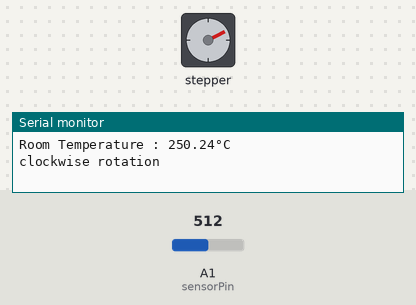
This sketch was run on a simulated Arduino Uno, built with avr-gcc and run on an emulated ATmega328P. Parts: stepper motor, the last lines printed to the serial monitor. Inputs (shaded band) come from the test bench; at power-on: A1 (sensorPin) = 512. Stepper angles assume 2048 steps per turn.

Above: at 4.8 s.
4.9 s: A1 (sensorPin) set to 20
At 5.19 s:
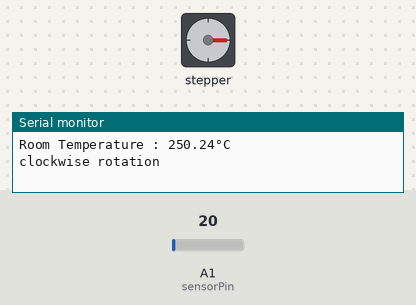
9.9 s: A1 (sensorPin) set to 122
At 12.12 s:
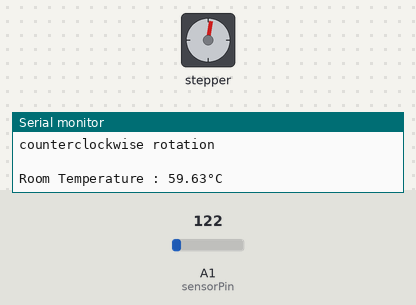
Timing chart, 0 to 25.1 s (numbered marks = the images above; inputs shaded):
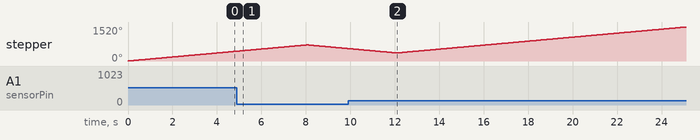

The sketch:

28BYJ-48_stepper_motor_control_with_temperature_sensor.ino
```cpp
#include <Stepper.h>
int steps = 2048;// number of steps per revolution of the stepper motor
int rpm = 15;// desired speed of the stepper motor
int sensorPin = A1;
Stepper myStepper (steps, 8,10,9,11);// create a new Stepper object
void setup() {
  myStepper.setSpeed(rpm);// set the speed of the stepper motor
  pinMode(sensorPin, INPUT);
  Serial.begin(9600);
}
void loop() {
  int sensorRead = analogRead(sensorPin);

  float mVout = (5000.0 / 1023.0) * sensorRead;// convert the temperature sensor value to millivolts
  float tempC = mVout / 10;// convert the temperature sensor value to degrees Celsius

  Serial.println("Room Temperature : "+String(tempC)+"\xC2\xB0"+"C");

  if(tempC > 30){
    Serial.println("clockwise rotation");
    Serial.println(" ");
  myStepper.step(steps);// rotate the stepper motor clockwise
}else{
  Serial.println("counterclockwise rotation");
  Serial.println(" ");
  myStepper.step(-steps);// rotate the stepper motor counterclockwise
   }
}
```
